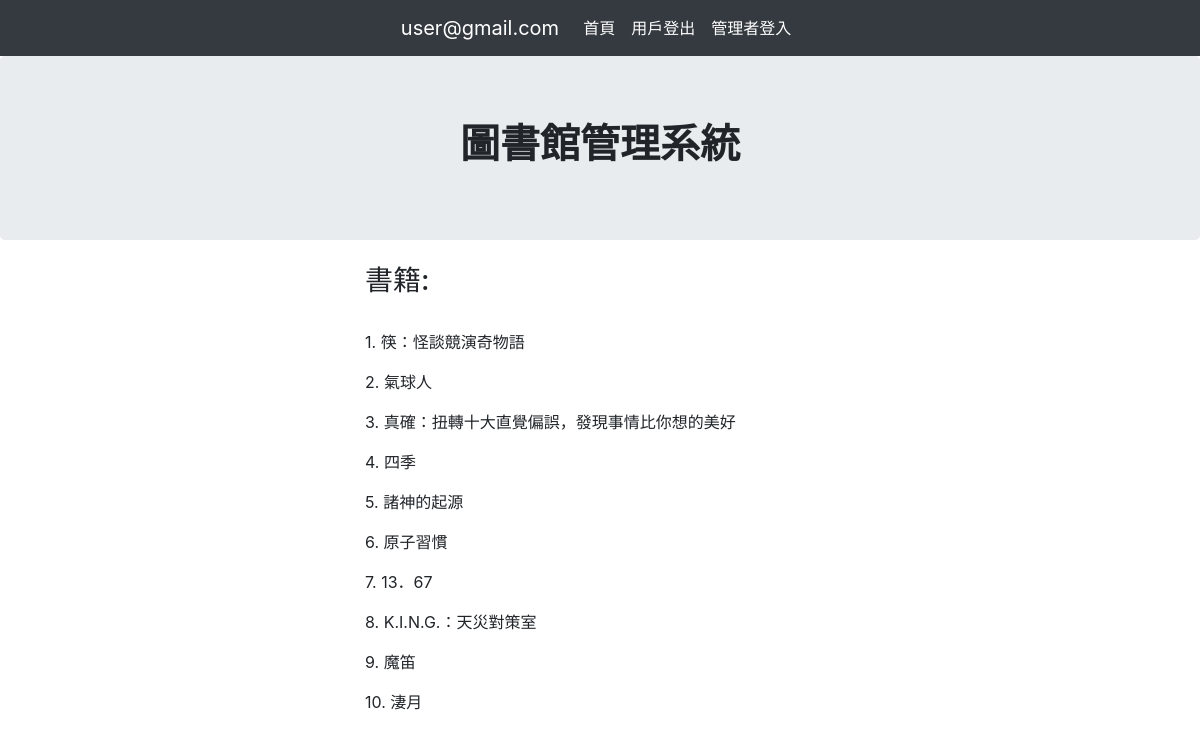
Page /home/index (signed in) on the committed database.
### tables this page shows
CREATE TABLE `book` (
  `id` int(11) NOT NULL,
  `book_number` varchar(100) NOT NULL,
  `book_name` varchar(200) NOT NULL,
  `borrow_status` varchar(10) NOT NULL,
  `borrow_time` varchar(50) NOT NULL,
  `borrow_name` varchar(200) NOT NULL,
  `created_at` timestamp NOT NULL DEFAULT current_timestamp()
);

### application/controllers/Home.php (called while the page is built, shortened)
<?php
class Home extends CI_Controller {
	public function __construct() {
		$this->load->database();
		$this->load->model('book');
		$this->load->helper('url');
	}
	public function index()
	{
		$data = $this->book->showNewBook();
		$this->load->view('front/head');
		$this->load->view('front/nav');
		$this->load->view('front/home',['data' => $data]);
		$this->load->view('front/footer');
	}
}

### index.php (called while the page is built, shortened)
<?php
require_once BASEPATH.'core/CodeIgniter.php';

### application/models/book.php (called while the page is built, shortened)
<?php
class book extends CI_Model  {
    public function showNewBook()
    {
        $sql = "SELECT * FROM book order by created_at DESC limit 10;";
		$sth = $this->db->conn_id->prepare($sql);
		$sth->execute();
        $result = $sth->fetchAll(PDO::FETCH_ASSOC);
        return $result;
	}
}

### application/views/front/home.php (the view)
<div class="jumbotron text-center">
  <h1><strong>圖書館管理系統</strong></h1>
</div>
<br>
<div class="container">
  <h3>書籍:</h3><br>
  <div class="row">
    <div class="col-sm-12">
      <?php foreach($data as $k => $v):  ?>
          <p>
            <?= ($k=$k+1); ?>. <?= $v['book_name']; ?>
          </p>
      <?php endforeach ?>
    </div>
  </div>
</div>

### assets/css/style.css (style rules this page uses)
.jumbotron { margin:0px; }
.container { max-width:500px; margin-left:auto; margin-right:auto; }

### rows in the picture
book: k "1", book_name "筷：怪談競演奇物語"
book: k "2", book_name "氣球人"
book: k "3", book_name "真確：扭轉十大直覺偏誤，發現事情比你想的美好"
book: k "4", book_name "四季"
book: k "5", book_name "諸神的起源"
book: k "6", book_name "原子習慣"
book: k "7", book_name "13．67"
book: k "8", book_name "K.I.N.G.：天災對策室"
book: k "9", book_name "魔笛"
book: k "10", book_name "淒月"

### other values in the picture
$_SESSION['user'] "user@gmail.com"
